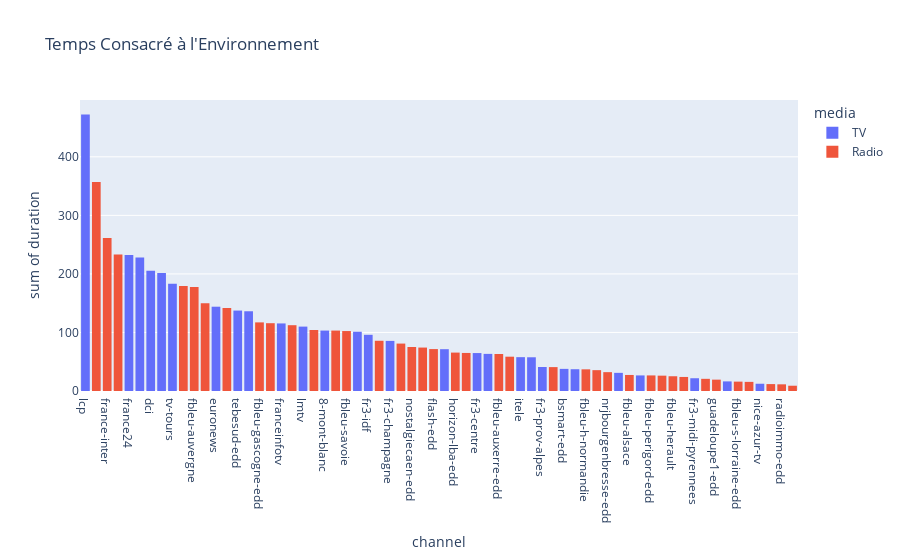

The cell this chart's notebook holds for it:
### Code cell
fig = px.histogram(stats, x='channel', y='duration', color='media',
                  title="Temps Consacré à l'Environnement").update_xaxes(categoryorder='total descending')
fig.show()

### Figure 1 — Plotly figure (JSON) as saved in the notebook; plotly's stock layout.template omitted (floating-point values rounded to 4 significant figures)
{"data": [{"alignmentgroup": "True", "bingroup": "x", "histfunc": "sum", "hovertemplate": "media=TV<br>channel=%{x}<br>sum of duration=%{y}<extra></extra>", "legendgroup": "TV", "marker": {"color": "#636efa", "pattern": {"shape": ""}}, "name": "TV", "offsetgroup": "TV", "orientation": "v", "showlegend": true, "type": "histogram", "x": ["8-mont-blanc", "arte", "bfmgrandlittoral-edd", "bfmlyon", "bfmtv", "bsmart-edd", "dci", "euronews", "fr3-centre", "fr3-champagne", "fr3-idf", "fr3-midi-pyrennees", "fr3-prov-alpes", "france2", "france24", "france5", "franceinfotv", "itele", "lcp", "lmtv", "nice-azur-tv", "provence-azur-edd", "tebesud-edd", "teleloire7", "telenantes", "tv-tours", "tv5", "viaoccitanie-edd"], "xaxis": "x", "y": [103.2, 26.6, 31, 63.4, 228, 37.8, 205.6, 144, 64.8, 85.6, 96, 21.8, 41, 71.4, 232.4, 57.6, 115.4, 57.8, 472.2, 110, 12.4, 37.2, 137.4, 136.2, 201.6, 183, 16.4, 101.2], "yaxis": "y"}, {"alignmentgroup": "True", "bingroup": "x", "histfunc": "sum", "hovertemplate": "media=Radio<br>channel=%{x}<br>sum of duration=%{y}<extra></extra>", "legendgroup": "Radio", "marker": {"color": "#EF553B", "pattern": {"shape": ""}}, "name": "Radio", "offsetgroup": "Radio", "orientation": "v", "showlegend": true, "type": "histogram", "x": ["bergerac", "bull", "cheriefmrouen-edd", "euroradio-nantes", "fbleu-alsace", "fbleu-auvergne", "fbleu-auxerre-edd", "fbleu-creuse-edd", "fbleu-gascogne-edd", "fbleu-h-normandie", "fbleu-herault", "fbleu-nord", "fbleu-perigord-edd", "fbleu-picardie", "fbleu-provence", "fbleu-s-lorraine-edd", "fbleu-savoie", "flash-edd", "france-culture", "france-info", "france-inter", "guadeloupe1-edd", "horizon-lba-edd", "nostalgiecaen-edd", "nrj-abbeville", "nrjbourgenbresse-edd", "radioimmo-edd", "radioopenfm-edd", "rcf-anjou", "rcf-bordeaux", "rcf-h-normandie", "rcf-nievre-edd", "rcf-st-martin", "rcfcharente-edd", "rtf-limoges", "rts1-edd", "supplychainradio-edd", "vfm"], "xaxis": "x", "y": [35.6, 81, 24, 357, 27.4, 177.6, 63.2, 26.2, 117.2, 37, 25.2, 40.8, 26.6, 141.8, 112.4, 16, 102.4, 71.6, 233, 20.8, 261.2, 19.4, 65.6, 75.2, 65, 32.2, 11.4, 85.8, 9, 58.6, 15.6, 179.2, 150, 11.8, 103.2, 115.8, 104.2, 74.2], "yaxis": "y"}], "layout": {"barmode": "relative", "legend": {"title": {"text": "media"}, "tracegroupgap": 0}, "title": {"text": "Temps Consacré à l'Environnement"}, "xaxis": {"anchor": "y", "categoryorder": "total descending", "domain": [0, 1], "title": {"text": "channel"}}, "yaxis": {"anchor": "x", "domain": [0, 1], "title": {"text": "sum of duration"}}}}
